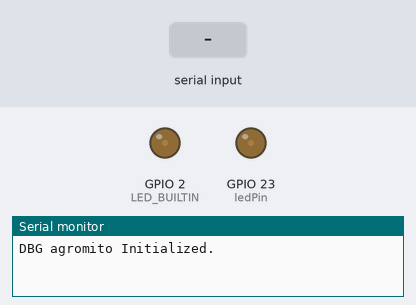
Recording of a sketch running on a simulated ESP32. Shown: output pins drawn as LEDs (lit = HIGH), the last lines printed to the serial monitor. The test bench sets the inputs (shaded band).

Above: at 1.7 s.
1.8 s: "SET_LED 90\n" received over Serial
At 3.0 s:
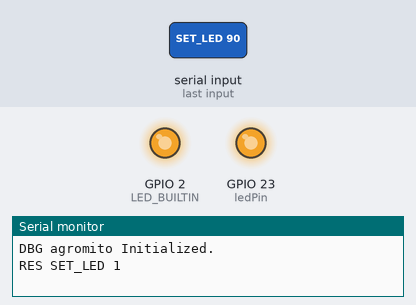
3.3 s: "SET_LED \n" received over Serial
4.8 s: "GET_LDR\n" received over Serial
Timing chart, 0 to 7.8 s (numbered marks = the images above; inputs shaded):
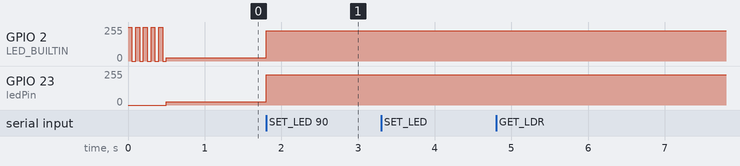

The sketch:

agromito.ino
```cpp
#include "DHT.h"

#define MODE_MANUAL 0
#define MODE_AUTO   1
#define LED_BUILTIN 2

//Added temperature sensor
#define DHT_PIN 21
#define DHTTYPE DHT11

int ledPin = 23;
int ledChannel = 0;
int ledValue = 10;
int ledMode = MODE_MANUAL;

int ldrPin = 36;
int ldrMax = 4000;

int thresholdValue = 50;

//create an instance of DHT sensor
DHT dht(DHT_PIN, DHTTYPE);

void setup() {
    Serial.begin(9600);

    pinMode(LED_BUILTIN, OUTPUT);
    for (int i=9; i>=0; i--) {
        digitalWrite(LED_BUILTIN, i % 2 ? HIGH : LOW);
        delay(50);
    }

    ledcSetup(1, 5000, 8);
    ledcAttachPin(LED_BUILTIN, 1); // Led Builtin aceita PWM no ESP32

    pinMode(ledPin, OUTPUT);
    ledcSetup(ledChannel, 5000, 8);
    ledcAttachPin(ledPin, ledChannel);

    //call begin to start sensor
    dht.begin();
    Serial.printf("DBG agromito Initialized.\n");
}


void loop() {
    String serialCommand;

    while (Serial.available() > 0) {
        char serialChar = Serial.read();
        serialCommand += serialChar;

        if (serialChar == '\n') {
            processCommand(serialCommand);
            serialCommand = "";
        }
    }

    ledUpdate();
    delay(100);
}


void processCommand(String command) {
    command.trim();
    command.toUpperCase();

    // Serial.println("DBG Received command: " + command);

    if (command.startsWith("SET_LED ")) {
        int ledTmp = command.substring(8).toInt();
        if (ledTmp >= 0 && ledTmp <= 100) {
            ledValue = ledTmp;
            ledMode  = MODE_MANUAL;
            ledUpdate();
            Serial.printf("RES SET_LED 1\n");
        }
        else {
            Serial.printf("RES SET_LED -1\n");
        }
    }
    else if (command.startsWith("SET_THRESHOLD ")) {
        int thresholdTmp = command.substring(14).toInt();
        if (thresholdTmp >= 0 && thresholdTmp <= 100) {
            thresholdValue = thresholdTmp;
            ledMode = MODE_AUTO;
            ledUpdate();
            Serial.printf("RES SET_THRESHOLD 1\n");
        }
        else {
            Serial.printf("RES SET_THRESHOLD -1\n");
        }
    }

    else if (command == "GET_LDR")
      Serial.printf("RES GET_LDR %d\n", ldrGetValue());
    //get temp
    else if (command == "GET_TEMP"){
        float myt = dht.readTemperature();
        int mytt = round(myt);
        Serial.printf("RES GET_TEMP %d\n", mytt);
    }
    else if (command == "GET_UMD"){
        float myu = dht.readHumidity();
        int myuu = round(myu);
        Serial.printf("RES GET_UMD %d\n", myuu);
    }
    else if (command == "GET_LED")
      Serial.printf("RES GET_LED %d\n", ledValue);
    else if (command == "GET_THRESHOLD")
      Serial.printf("RES GET_THRESHOLD %d\n", thresholdValue);

    else
      Serial.println("ERR Unknown command.");

}


void ledUpdate() {
    if (ledMode == MODE_MANUAL || (ledMode == MODE_AUTO && ldrGetValue() < thresholdValue)) {
        ledcWrite(ledChannel, 255.0*(ledValue/100.0));
        ledcWrite(1, 255.0*(ledValue/100.0));
    }
    else {
        ledcWrite(ledChannel, 0);
        ledcWrite(1, 0);
    }
}

int ldrGetValue() {
    int ldrAnalog = analogRead(ldrPin);
    int ldrValue = 100*ldrAnalog/ldrMax;

    // Serial.printf("DBG LDR_MAX=%d, LDR_ANALOG=%d, LDR_VALUE=%d\n", ldrMax, ldrAnalog, ldrValue);

    return ldrValue > 100 ? 100 : ldrValue;
}
```

Measured:
- after the input at 1.8 s, GPIO 2 (LED_BUILTIN), GPIO 23 (ledPin): 25/255 → 228/255 at once
- by itself, GPIO 2 (LED_BUILTIN): repeats every 0.10 s: 255/255 0.05 s, 0/255 0.05 s, until it stays 25/255 from 0.5 s
